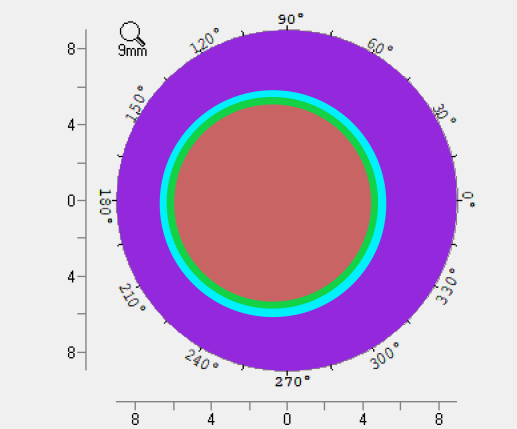
#> input picture tests/1确定圆5.6mm.png, 517 x 429 px
$ python Green6Lines.py
#> lines starting #> are read from the running program, lines starting #| are printed output that depends on the picture; after the words box and inside, x2 and y2 are one past the last pixel; in counts of white or black regions, pixels touching at a corner belong together
"""
代码版本是src/tools/03-hand_simulation/green-6lines.v4.0.py，r目前为-1.
写给自己：暂时未删除图像输出。运行batch前记得删除！！！ 已删除(为了方便后续引用不添加新参数，直接注释掉了，放弃了用于debug的if条件语句)
较原版增加了报错时的提醒
===============
模拟人工法！！！
较1.0 减少了 def scan_radial_distance部分return的r来弥补停止时的蓝色像素比绿色外扩，也就是：
            if green_started and is_blue:
                return r - 1
"""

import cv2
import numpy as np


class GreenDiameterMeasurer:
    def __init__(self, image_path):
#> called with image_path = '../tests/1确定圆5.6mm.png'
        self.image = cv2.imread(image_path)
#> self.image is the input picture: shape (429, 517, 3); mean B, G, R 210.2, 171.9, 200.6
        if self.image is None:
            raise ValueError(f"no image: {image_path}")

        self.image_rgb = cv2.cvtColor(self.image, cv2.COLOR_BGR2RGB)
        self.hsv = cv2.cvtColor(self.image, cv2.COLOR_BGR2HSV)
#> self.hsv: shape (429, 517, 3); mean H, S, V 36.3, 76.6, 227.1

        self.green_colors = [
            np.array([68, 231, 210]),
            np.array([48, 255, 230])
        ]

        self.blue_colors = [
            np.array([92, 255, 252]),
            np.array([95, 255, 252]),
            np.array([98, 255, 252]),
            np.array([101, 245, 252])
        ]

    def is_green_pixel(self, pixel_hsv):
        for green_color in self.green_colors:
            if np.array_equal(pixel_hsv, green_color):
                return True
        return False

    def is_blue_pixel(self, pixel_hsv):
        for blue_color in self.blue_colors:
            if np.array_equal(pixel_hsv, blue_color):
                return True
        return False

    def create_color_mask(self):
        saturation = self.hsv[:, :, 1]
        color_mask = (saturation > 30).astype(np.uint8) * 255
        kernel = np.ones((5, 5), np.uint8)
        color_mask = cv2.morphologyEx(color_mask, cv2.MORPH_CLOSE, kernel)
        return color_mask

    def detect_outer_circle(self):
        blurred = cv2.medianBlur(self.image, 7)
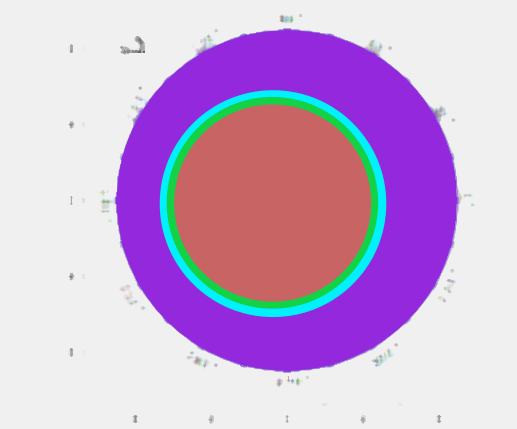
#> blurred: shape (429, 517, 3); mean B, G, R 212.3, 173.6, 202.3
        lab = cv2.cvtColor(blurred, cv2.COLOR_BGR2Lab)
#> lab: shape (429, 517, 3); mean of channels 0, 1, 2 195, 147.3, 115.1
        a_chan = lab[:, :, 1].astype(float)
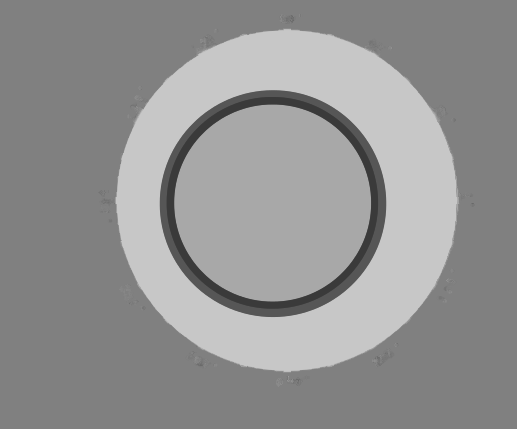
#> a_chan: shape (429, 517) float64; min 58, max 199, mean 147.3
        b_chan = lab[:, :, 2].astype(float)
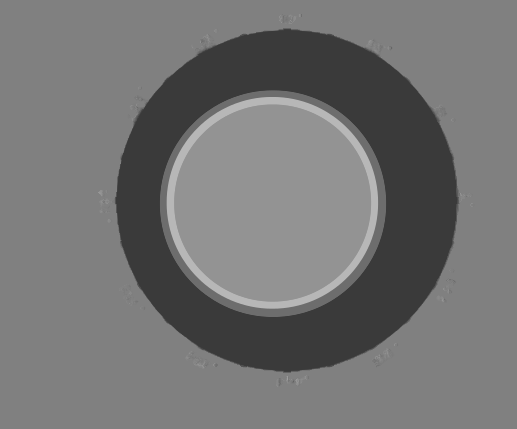
#> b_chan: shape (429, 517) float64; min 57, max 183, mean 115.1
        dist = np.sqrt((a_chan - 128) ** 2 + (b_chan - 128) ** 2)
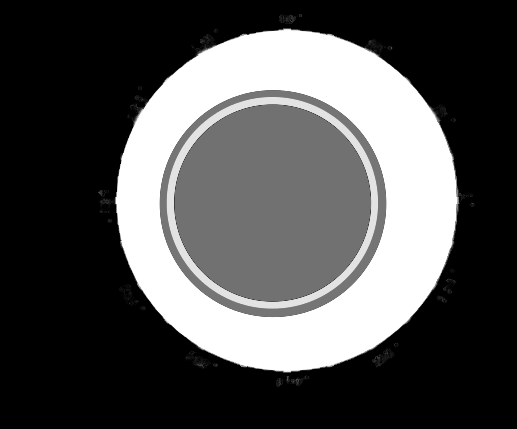
#> dist: shape (429, 517) float64; min 0, max 99.7, mean 32; drawn with min black and max white
        dist = cv2.normalize(dist, None, 0, 255, cv2.NORM_MINMAX).astype(np.uint8)

        _, thresh = cv2.threshold(dist, 35, 255, cv2.THRESH_BINARY)
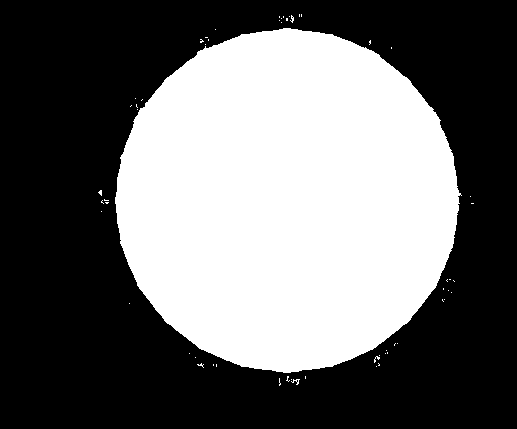
#> thresh: shape (429, 517); 41.6% white; 58 white regions (56 under 20 px), largest, box (x1, y1, x2, y2) and area: (115, 28, 462, 373) 92115, (291, 379, 300, 385) 22
        kernel = np.ones((15, 15), np.uint8)
        mask = cv2.morphologyEx(thresh, cv2.MORPH_CLOSE, kernel)
#> mask: shape (429, 517); 42.8% white; 3 white regions (2 under 20 px), largest, box (x1, y1, x2, y2) and area: (98, 14, 474, 386) 94847
        mask = cv2.dilate(mask, np.ones((7, 7), np.uint8), iterations=1)
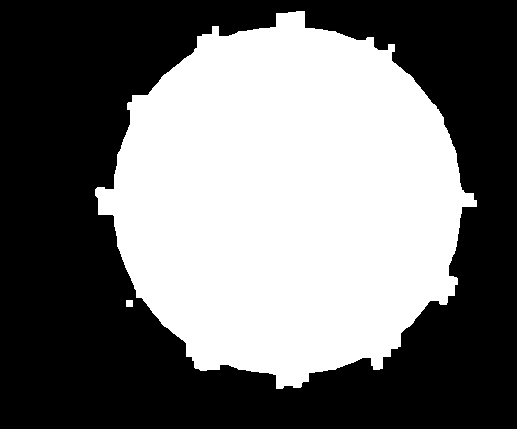
#> mask: shape (429, 517); 45% white; 2 white regions, box (x1, y1, x2, y2) and area: (95, 11, 477, 389) 99725, (126, 300, 133, 307) 49

        # 距离变换找圆心
        dist_transform = cv2.distanceTransform(mask, cv2.DIST_L2, 5)
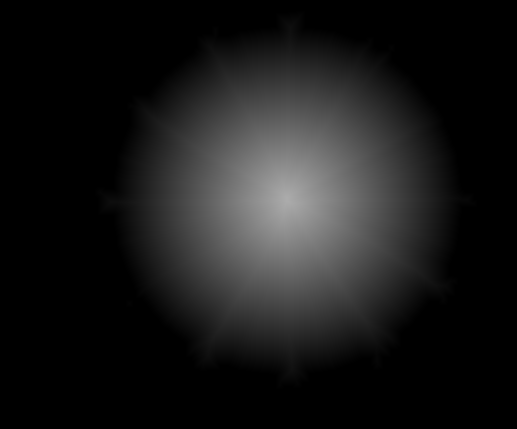
#> dist_transform: shape (429, 517) float32; min 0, max 172, mean 25.5
        _, max_val, _, max_loc = cv2.minMaxLoc(dist_transform)
#> max_val = 172; max_loc = (287, 200)

        center_x, center_y = max_loc
#> center_x = 287; center_y = 200
        radius = max_val
#> radius = 172
        x, y, r = center_x, center_y, radius
#> x = 287; y = 200; r = 172
        return x, y, r

    def scan_radial_distance(self, center_x, center_y, angle_deg, max_radius):
        height, width = self.hsv.shape[:2]
        angle_rad = np.deg2rad(angle_deg)

        green_started = False

        for r in range(0, int(max_radius * 0.8)):
            x = int(center_x + r * np.cos(angle_rad))
            y = int(center_y + r * np.sin(angle_rad))

            if not (0 <= x < width and 0 <= y < height):
                continue

            pixel_hsv = self.hsv[y, x]
            is_green = self.is_green_pixel(pixel_hsv)
            is_blue = self.is_blue_pixel(pixel_hsv)

            if is_green:
                green_started = True

            if green_started and is_blue:
                return r

        return -1

    def measure_diameters(self, show_image=True):

        # 检测圆心和半径
        center_x, center_y, outer_radius = self.detect_outer_circle()
#> center_x = 287; center_y = 200; outer_radius = 172
        #print(f"center: ({center_x}, {center_y}), r: {outer_radius}px")

        angles = [0, 30, 60, 90, 120, 150, 180, 210, 240, 270, 300, 330]

        radial_distances = {}
        for angle in angles:
            distance = self.scan_radial_distance(center_x, center_y, angle, outer_radius)
            radial_distances[angle] = distance
#> this loop made 12 passes
#> distance on passes 1 to 12: 92, 95, 101, 108, 116, 121, 122, 118, 110, 104, 96, 93
#> after the loop, radial_distances = 12 items
            #print(f"angle {angle:3d}°: dist = {distance:4d} px")

        diameter_pairs = [
            (0, 180),
            (30, 210),
            (60, 240),
            (90, 270),
            (120, 300),
            (150, 330)
        ]

        diameters = []
        valid_pairs = []

        for i, (angle1, angle2) in enumerate(diameter_pairs, 1):
            dist1 = radial_distances[angle1]
            dist2 = radial_distances[angle2]

            if dist1 > 0 and dist2 > 0:
                diameter = dist1 + dist2
                diameters.append(diameter)
                valid_pairs.append((angle1, angle2))
                #print(f"直径 {i} ({angle1:3d}° - {angle2:3d}°): {diameter:4d} 像素")
            else:
                print(f" 直径 {i} ({angle1:3d}° - {angle2:3d}°): error {dist1} & {dist2}")
#> this loop made 6 passes
#> (dist1, dist2, diameter) on passes 1 to 6: (92, 122, 214), (95, 118, 213), (101, 110, 211), (108, 104, 212), (116, 96, 212), (121, 93, 214)
#> after the loop, diameters = [214, 213, 211, 212, 212, 214]; valid_pairs = [(0, 180), (30, 210), (60, 240), (90, 270), (120, 300), (150, 330)]

        if len(diameters) == 0:
            raise ValueError("no legal d found")

        average_diameter = np.mean(diameters)
#> average_diameter = 212.7
        #print(f"d avg: {average_diameter:.2f} px")
        #print(f"success: {len(diameters)}/6 lines")
        '''
        # debug图形
        result_image = None
        if show_image:
            result_image = self.image.copy()

            for angle1, angle2 in valid_pairs:
                dist1 = radial_distances[angle1]
                dist2 = radial_distances[angle2]

                # 计算端点
                angle1_rad = np.deg2rad(angle1)
                angle2_rad = np.deg2rad(angle2)

                x1 = int(center_x + dist1 * np.cos(angle1_rad))
                y1 = int(center_y + dist1 * np.sin(angle1_rad))

                x2 = int(center_x + dist2 * np.cos(angle2_rad))
                y2 = int(center_y + dist2 * np.sin(angle2_rad))

                cv2.line(result_image, (x1, y1), (x2, y2), (0, 0, 0), 2)

            # 绘制圆心
            cv2.circle(result_image, (center_x, center_y), 5, (255, 0, 0), -1)

            # 显示图像
            #print(f"图像形状: {result_image.shape}, 数据类型: {result_image.dtype}")
            #cv2.imshow("result", result_image)
            cv2.imwrite("tools/03-hand_simulation/result v2.0.png", result_image)
            cv2.waitKey(0)
            cv2.destroyAllWindows()
        '''
        return average_diameter #, result_image


if __name__ == "__main__":
    image_path = "../tests/1确定圆5.6mm.png"

    try:
        measurer = GreenDiameterMeasurer(image_path)
        avg_diameter = measurer.measure_diameters(show_image=True)
#> avg_diameter = 212.7

        print(f"\nresult:")
        #print(f"6条直径: {diameters}")
        print(f"平均直径: {avg_diameter:.2f} 像素")
#| 平均直径: 212.67 像素

    except Exception as e:
        print(f"error: {e}")
        import traceback
        traceback.print_exc()

$ run again, with tests/001.png copied over tests/1确定圆5.6mm.png
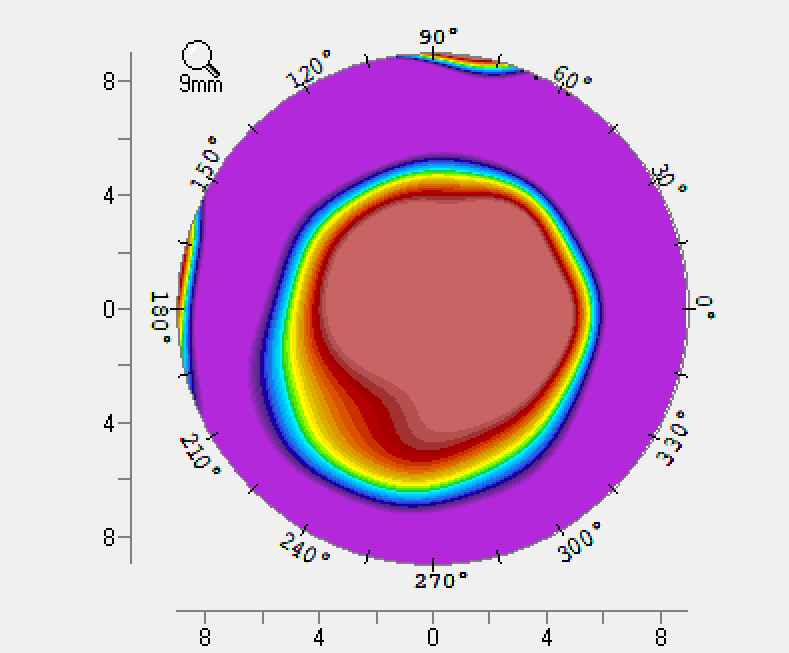
#> input picture tests/001.png, 789 x 653 px
#> in __init__, self.image is the input picture: shape (653, 789, 3); mean B, G, R 203.4, 171.3, 208.9
#> self.hsv: shape (653, 789, 3); mean H, S, V 34.9, 79.7, 225.9
#> lab: shape (653, 789, 3); mean of channels 0, 1, 2 197.1, 148.5, 118.9
#> in detect_outer_circle, `_, thresh = cv2.threshold(dist, 35, 255, cv2.THRESH_BINARY)`:
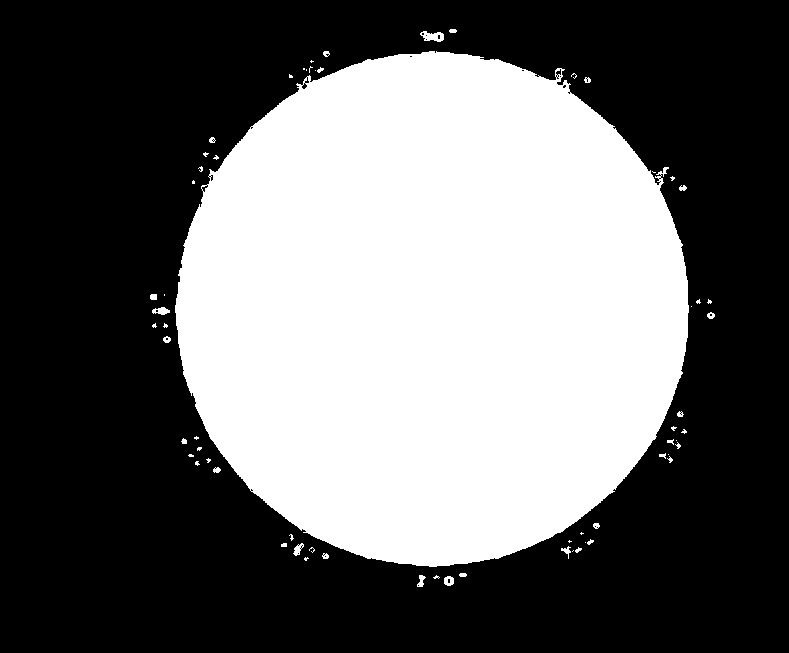
#> thresh: shape (653, 789); 40.4% white; 65 white regions (38 under 20 px), largest, box (x1, y1, x2, y2) and area: (175, 51, 689, 567) 206900, (420, 31, 444, 42) 167, (152, 307, 170, 315) 93
#> in detect_outer_circle, `dist_transform = cv2.distanceTransform(mask, cv2.DIST_L2, 5)`:
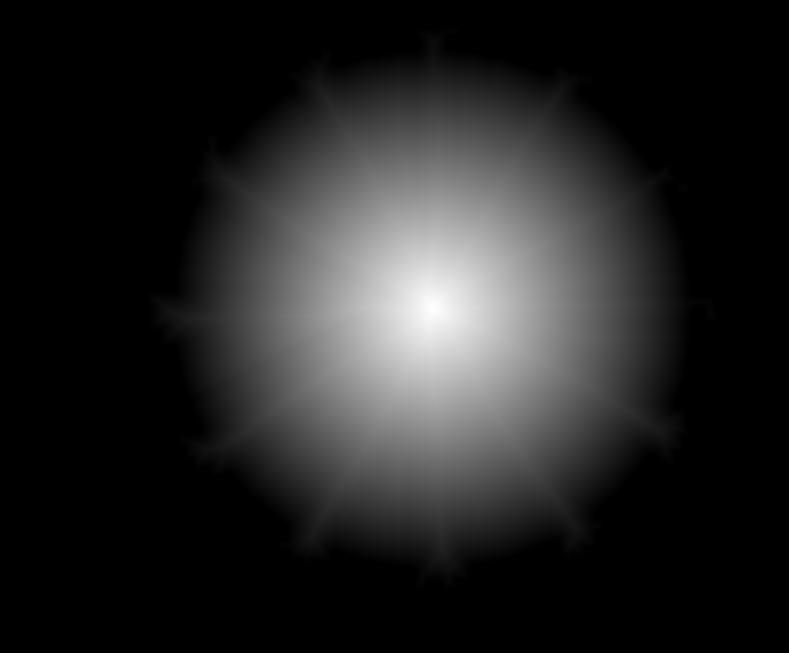
#> dist_transform: shape (653, 789) float32; min 0, max 256.2, mean 36.2; drawn with min black and max white
#> max_val = 256.2; max_loc = (433, 308)
#> in detect_outer_circle, `center_x, center_y = max_loc`: center_x = 433; center_y = 308
#> radius = 256.2
#> x = 433; y = 308; r = 256.2
#> in measure_diameters, `center_x, center_y, outer_radius = self.detect_outer_circle()`: center_x = 433; center_y = 308; outer_radius = 256.2
#> the loop in measure_diameters, `for angle in angles:` made 12 passes
#> distance on passes 1 to 8: 159, 159, 169, 182, 188, 168, 148, 141
#> after the loop in measure_diameters, `for angle in angles:`: radial_distances = 12 items
#> the loop in measure_diameters, `for i, (angle1, angle2) in enumerate(diameter_pairs, 1):` made 6 passes
#> (dist1, dist2, diameter) on passes 1 to 6: (159, 148, 307), (159, 141, 300), (169, 137, 306), (182, 139, 321), (188, 146, 334), (168, 149, 317)
#> after the loop in measure_diameters, `for i, (angle1, angle2) in enumerate(diameter_pairs, 1):`: diameters = [307, 300, 306, 321, 334, 317]; valid_pairs = [(0, 180), (30, 210), (60, 240), (90, 270), (120, 300), (150, 330)]
#> average_diameter = 314.2
#| 平均直径: 314.17 像素

$ run again, with tests/002.png copied over tests/1确定圆5.6mm.png
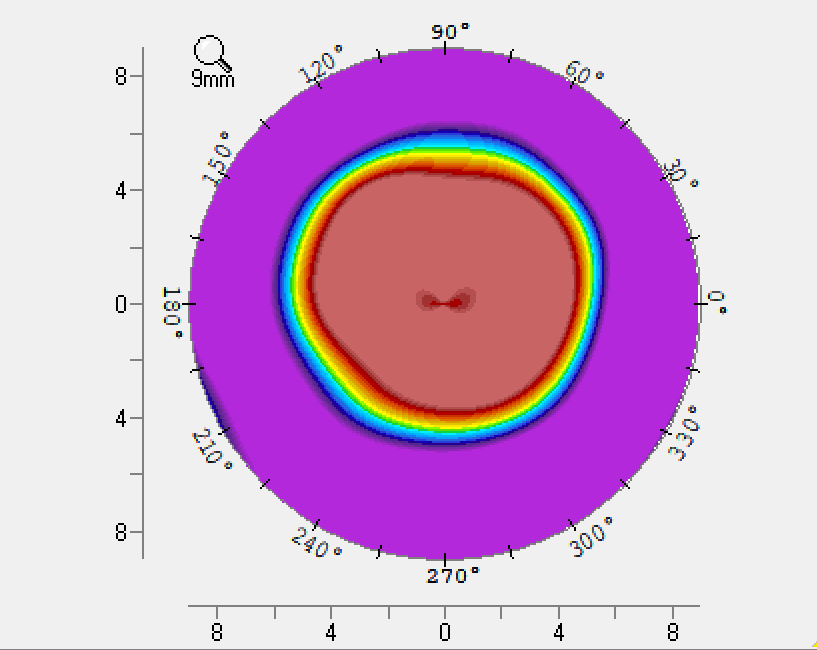
#> input picture tests/002.png, 817 x 650 px
#> in __init__, self.image is the input picture: shape (650, 817, 3); mean B, G, R 209.3, 171.4, 211
#> self.hsv: shape (650, 817, 3); mean H, S, V 36.6, 75.7, 226.7
#> lab: shape (650, 817, 3); mean of channels 0, 1, 2 197.7, 149.6, 116.4
#> in detect_outer_circle, `_, thresh = cv2.threshold(dist, 35, 255, cv2.THRESH_BINARY)`:
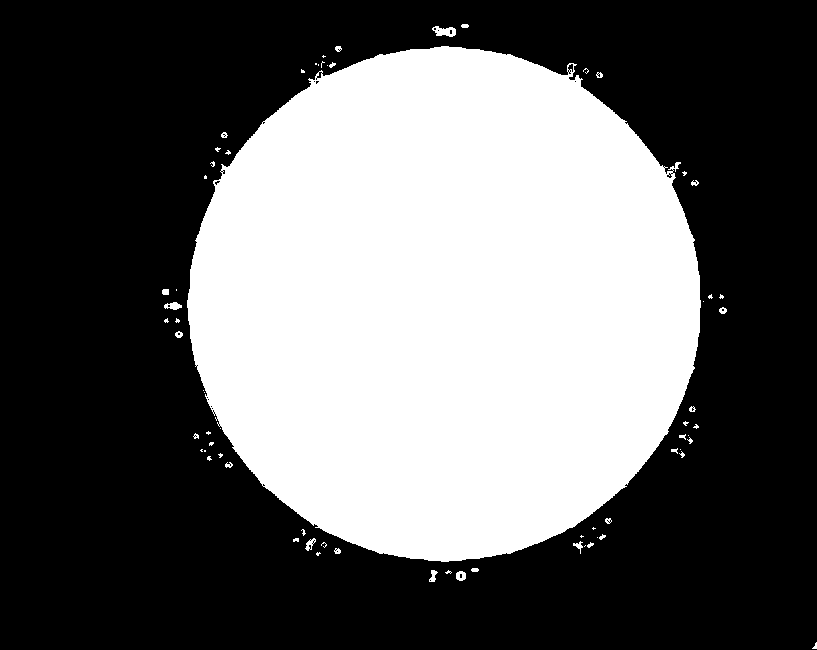
#> thresh: shape (650, 817); 39.2% white; 69 white regions (42 under 20 px), largest, box (x1, y1, x2, y2) and area: (187, 46, 701, 562) 206891, (432, 26, 456, 37) 168, (164, 302, 182, 310) 93
#> in detect_outer_circle, `dist_transform = cv2.distanceTransform(mask, cv2.DIST_L2, 5)`:
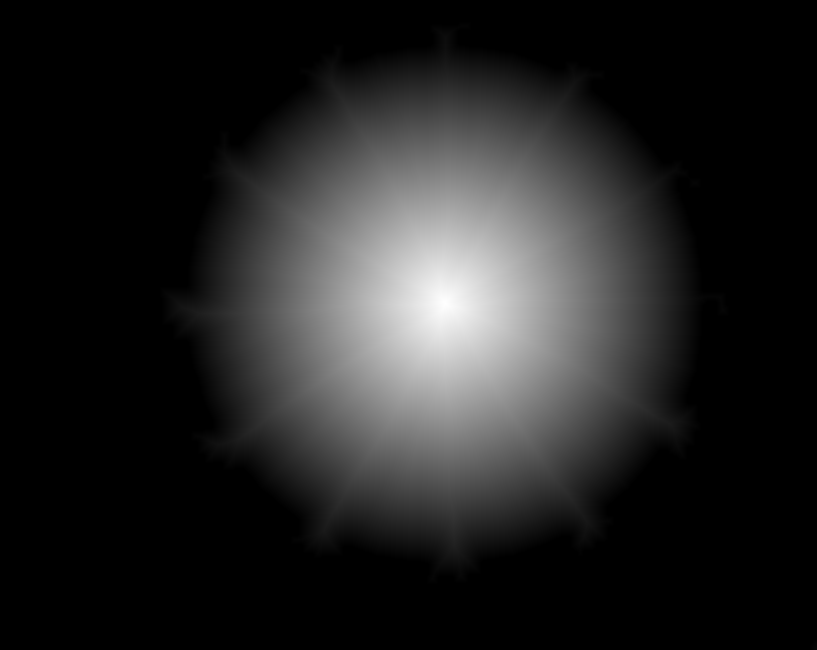
#> dist_transform: shape (650, 817) float32; min 0, max 256.2, mean 35.1; drawn with min black and max white
#> max_val = 256.2; max_loc = (445, 303)
#> in detect_outer_circle, `center_x, center_y = max_loc`: center_x = 445; center_y = 303
#> radius = 256.2
#> x = 445; y = 303; r = 256.2
#> in measure_diameters, `center_x, center_y, outer_radius = self.detect_outer_circle()`: center_x = 445; center_y = 303; outer_radius = 256.2
#> the loop in measure_diameters, `for angle in angles:` made 12 passes
#> distance on passes 1 to 8: 147, 140, 137, 130, 134, 136, 154, 161
#> after the loop in measure_diameters, `for angle in angles:`: radial_distances = 12 items
#> the loop in measure_diameters, `for i, (angle1, angle2) in enumerate(diameter_pairs, 1):` made 6 passes
#> (dist1, dist2, diameter) on passes 1 to 6: (147, 154, 301), (140, 161, 301), (137, 162, 299), (130, 157, 287), (134, 162, 296), (136, 160, 296)
#> after the loop in measure_diameters, `for i, (angle1, angle2) in enumerate(diameter_pairs, 1):`: diameters = [301, 301, 299, 287, 296, 296]; valid_pairs = [(0, 180), (30, 210), (60, 240), (90, 270), (120, 300), (150, 330)]
#> average_diameter = 296.7
#| 平均直径: 296.67 像素
